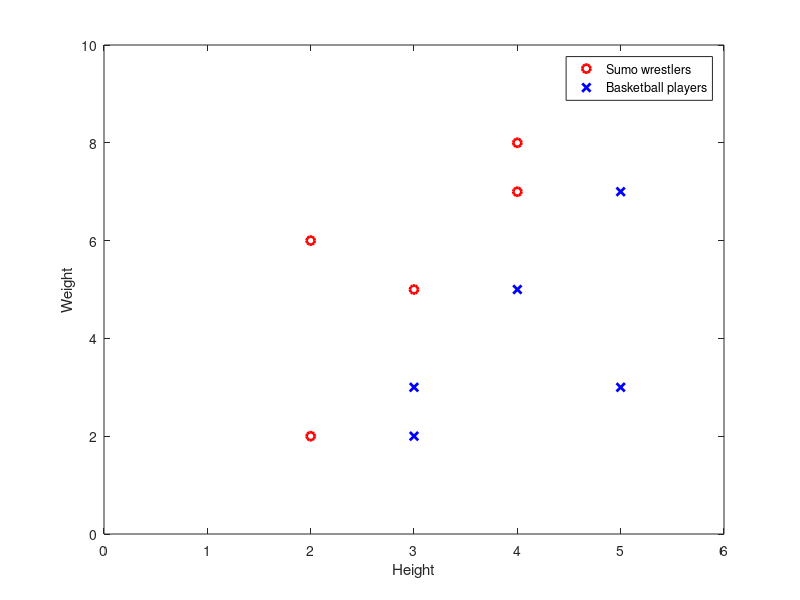
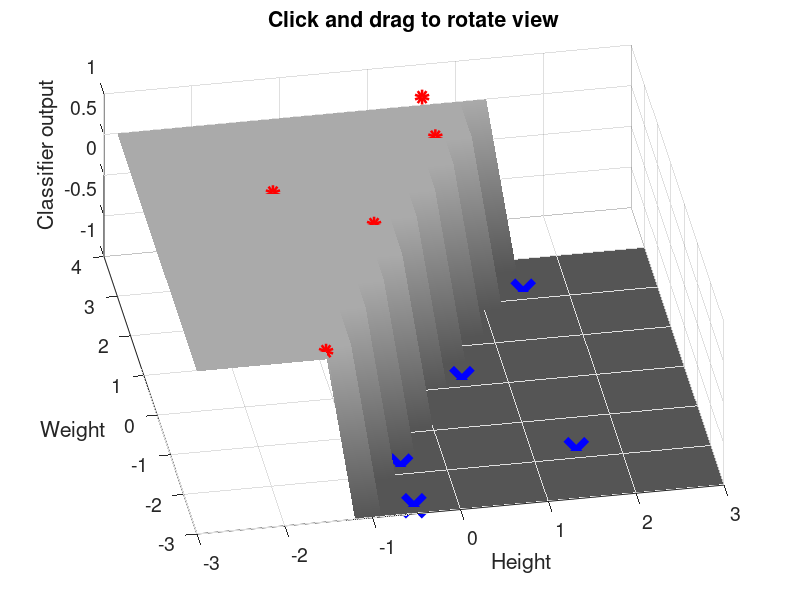

MATLAB code to generate these figures, in order:
%%%% Tutorial on the basic structure of using a planar decision boundary
%%%% to divide a collection of data-points into two classes. 
%%%% by Rajeev Raizada, Jan.2010
%%%%
%%%% Please mail any comments or suggestions to: raizada at cornell dot edu
%%%%
%%%% Probably the best way to look at this program is to read through it
%%%% line by line, and paste each line into the Matlab command window
%%%% in turn. That way, you can see what effect each individual command has.
%%%%
%%%% Alternatively, you can run the program directly by typing 
%%%%
%%%%   classification_plane_tutorial
%%%%
%%%% into your Matlab command window. 
%%%% Do not type ".m" at the end
%%%% If you run the program all at once, all the Figure windows
%%%% will get made at once and will be sitting on top of each other.
%%%% You can move them around to see the ones that are hidden beneath.


%%%%%%%%%%%%%%%%%%%%%%%%%%%%%%%%%%%%%%%%%%%%%%%%%%%%%%%%%%%%%%%%%%%%%%% 
%%%% Let's look at a toy example: classifying people as either 
%%%% sumo wrestlers or basketball players, depending on their height and weight.
%%%% Let's call the x-axis height and the y-axis weight

sumo_wrestlers =     [ 4 8; ...
                       2 6; ...
                       2 2; ...
                       3 5; ...
                       4 7];
             
basketball_players = [ 3 2; ...
                       4 5; ...
                       5 3; ...
                       5 7; ...
                       3 3];
                   

%%% Let's plot this
figure(1);
clf;
set(gca,'FontSize',14);
plot(sumo_wrestlers(:,1),sumo_wrestlers(:,2),'ro','LineWidth',2);
hold on;
plot(basketball_players(:,1),basketball_players(:,2),'bx','LineWidth',2);
axis([0 6 0 10]);
xlabel('Height');
ylabel('Weight');
legend('Sumo wrestlers','Basketball players'); % The 2 at the end means
                                                 % put the legend in top-left corner

%%%% In order to be able to train a classifier on the input vectors,
%%%% we need to know what the desired output categories are for each one.
%%%% Let's set this to be +1 for sumo wrestlers, and -1 for basketball players

desired_output_sumo =        [ 1; ... % sumo_wrestlers =     [ 4 8; ...
                               1; ... %                        2 6; ...
                               1; ... %                        2 2; ...
                               1; ... %                        3 5; ...
                               1 ];   %                        4 7];              
desired_output_basketball = [ -1; ... % basketball_players = [ 3 2; ...
                              -1; ... %                        4 5; ...
                              -1; ... %                        5 3; ...
                              -1; ... %                        5 7; ...
                              -1  ];  %                        3 3 ];

all_desired_output = [ desired_output_sumo; ...
                       desired_output_basketball ];

%%%%%% We want to find a linear decision boundary,
%%%%%% i.e. simply a straight line, such that all the data points
%%%%%% on one side of the line get classified as sumo wrestlers,
%%%%%% i.e. get mapped onto the desired output of +1,
%%%%%% and all the data points on the other side get classified
%%%%%% as basketball players, i.e. get mapped onto the desired output of -1.
%%%%%%
%%%%%% The equation for a straight line has this form:
%%%%%% weight_vector * data_coords  -  offset_from_origin = 0;
%%%%%% 
%%%%%% We're not so interested for now in the offset_from_origin term,
%%%%%% so we can get rid of that by subtracting the mean from our data,
%%%%%% so that it is all centered around the origin.

%%%%%% Let's stack up the sumo data on top of the bastetball players data
all_data = [ sumo_wrestlers; ...
             basketball_players ];
          
%%%%%% Now let's subtract the mean from the data, 
%%%%%% so that it is all centered around the origin.
%%%%%% Each dimension (height and weight) has its own column.
mean_column_vals = mean(all_data);

%%%%%% To subtract the mean from each column in Matlab,
%%%%%% we need to make a matrix full of column-mean values
%%%%%% that is the same size as the whole data matrix.
matrix_of_mean_vals = ones(size(all_data,1),1) * mean_column_vals;

zero_meaned_data = all_data - matrix_of_mean_vals;

%%%% Now, having gotten rid of that annoying offset_from_origin term,
%%%% we want to find a weight vector which gives us the best solution
%%%% that we can find to this equation:
%%%% zero_meaned_data * weights = all_desired_output;
%%%% But, there is no such perfect set of weights. 
%%%% We can only get a best fit, such that
%%%% zero_meaned_data * weights = all_desired_output + error
%%%% where the error term is as small as possible.
%%%%
%%%% Note that our equation 
%%%% zero_meaned_data * weights = all_desired_output
%%%% 
%%%% has exactly the same form as the equation
%%%% from the tutorial code in 
%%%% http://www.dartmouth.edu/~raj/Matlab/fMRI/design_matrix_tutorial.m
%%%% which is:
%%%% Design matrix * sensitivity vector = Voxel response 
%%%%
%%%% The way we solve the equation is exactly the same, too.
%%%% If we could find a matrix-inverse of the data matrix,
%%%% then we could pre-multiply both sides by that inverse,
%%%% and that would give us the weights:
%%%%
%%%% inv(zero_meaned_data) * zero_meaned_data * weights = inv(zero_meaned_data) * all_desired_output
%%%% The inv(zero_meaned_data) and zero_meaned_data terms on the left
%%%% would cancel each other out, and we would be left with:
%%%% weights = inv(zero_meaned_data) * all_desired_output
%%%%
%%%% However, unfortunately there will in general not exist any
%%%% matrix-inverse of the data matrix zero_meaned_data.
%%%% Only square matrices have inverses, and not even all of them do.
%%%% Luckily, however, we can use something that plays a similar role,
%%%% called a pseudo-inverse. In Matlab, this is given by the command pinv.
%%%% The pseudo-inverse won't give us a perfect solution to the equation
%%%% zero_meaned_data * weights = all_desired_output
%%%% but it will give us the best approximate solution, which is what we want.
%%%%
%%%% So, instead of 
%%%% weights = inv(zero_meaned_data) * all_desired_output
%%%% we have this equation:
weights = pinv(zero_meaned_data) * all_desired_output;

%%%% Let's have a look at how these weights carve up the input space
%%%% A useful Matlab command for making grids of points
%%%% which span a particular 2D space is called "meshgrid"
[input_space_X, input_space_Y] = meshgrid([-3:0.3:3],[-3:0.3:3]);
weighted_output_Z = input_space_X*weights(1) + input_space_Y*weights(2);

%%%% The weighted output gets turned into the category-decision +1
%%%% if it is greater than 0, and -1 if it is less than zero.
%%%% The easiest way to map positive numbers to +1
%%%% and negative numbers to -1 
%%%% is by first mapping them to 1 and 0
%%%% by the inequality-test(weighted_output_Z>0)
%%%% and then turning 1 and 0 into +1 and -1
%%%% by multipling by 2 and subtracting 1.
decision_output_Z = 2*(weighted_output_Z>0) - 1;

figure(2);
clf;
hold on;
surf(input_space_X,input_space_Y,decision_output_Z);
%%% Let's show this decision surface in gray, from a good angle
colormap gray;
caxis([-3 3]);   %%% Sets white and black values to +/-3, so +/-1 are gray
shading interp;  %%% Makes the shading look prettier
grid on;
view(-10,60);
rotate3d on;   %%% Make it so we can use mouse to rotate the 3d figure
set(gca,'FontSize',14);
title('Click and drag to rotate view');

%%%% Let's plot the zero-meaned sumo and basketball data on top of this
%%%% Each class has 5 members, in this case, so we'll subtract
%%%% a mean-column-values matrix with 5 rows, to make the matrix sizes match.
one_class_matrix_of_mean_vals = ones(5,1) * mean_column_vals;
zero_meaned_sumo_wrestlers = sumo_wrestlers - one_class_matrix_of_mean_vals;
zero_meaned_basketball_players = basketball_players - one_class_matrix_of_mean_vals;

plot3(zero_meaned_sumo_wrestlers(:,1),zero_meaned_sumo_wrestlers(:,2), ...
      desired_output_sumo,'ro','LineWidth',5);
hold on;
plot3(zero_meaned_basketball_players(:,1),zero_meaned_basketball_players(:,2), ...
      desired_output_basketball,'bx','LineWidth',5,'MarkerSize',15);


xlabel('Height');
ylabel('Weight');
zlabel('Classifier output');
